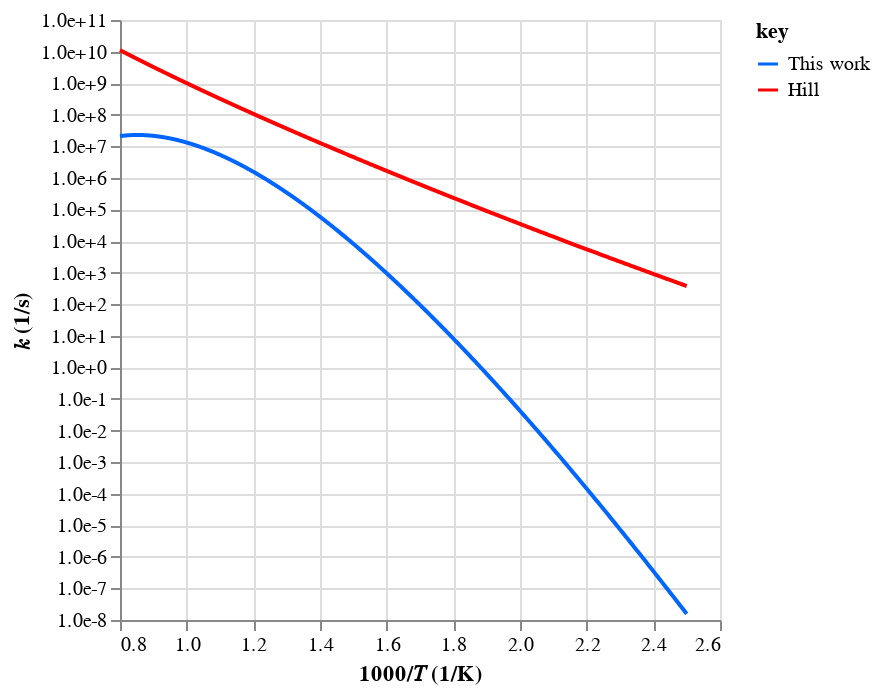
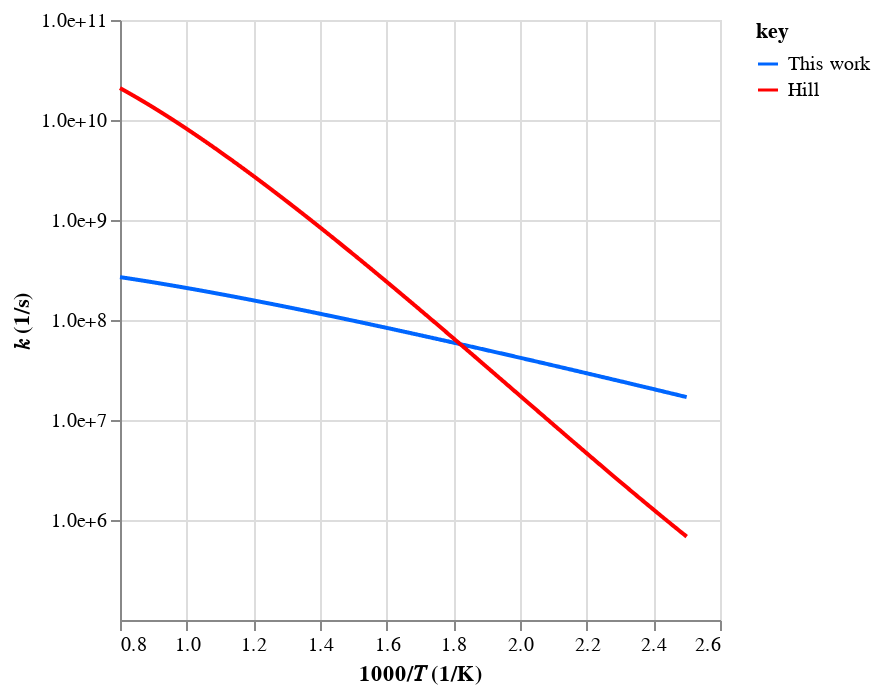
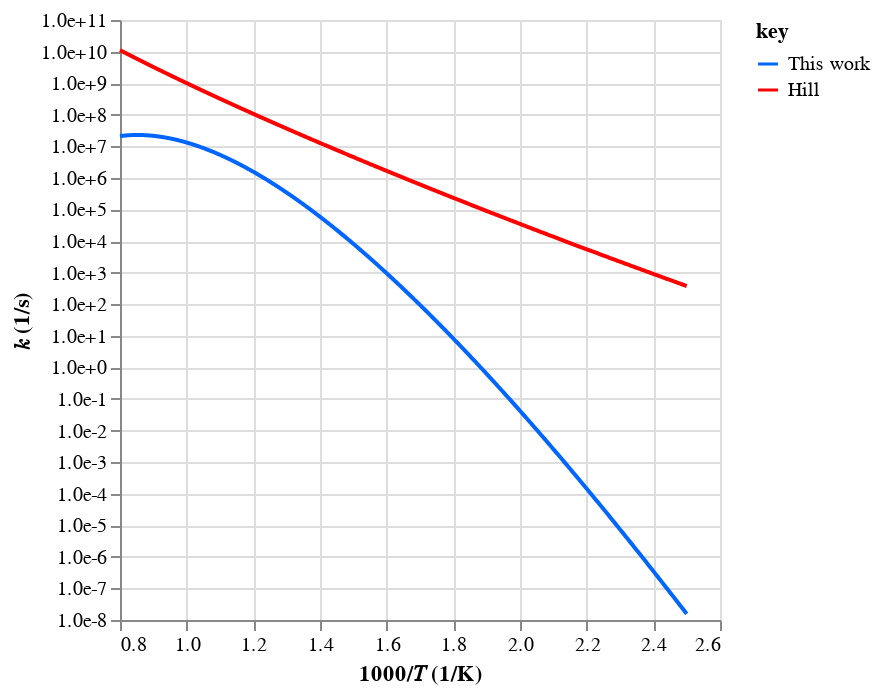
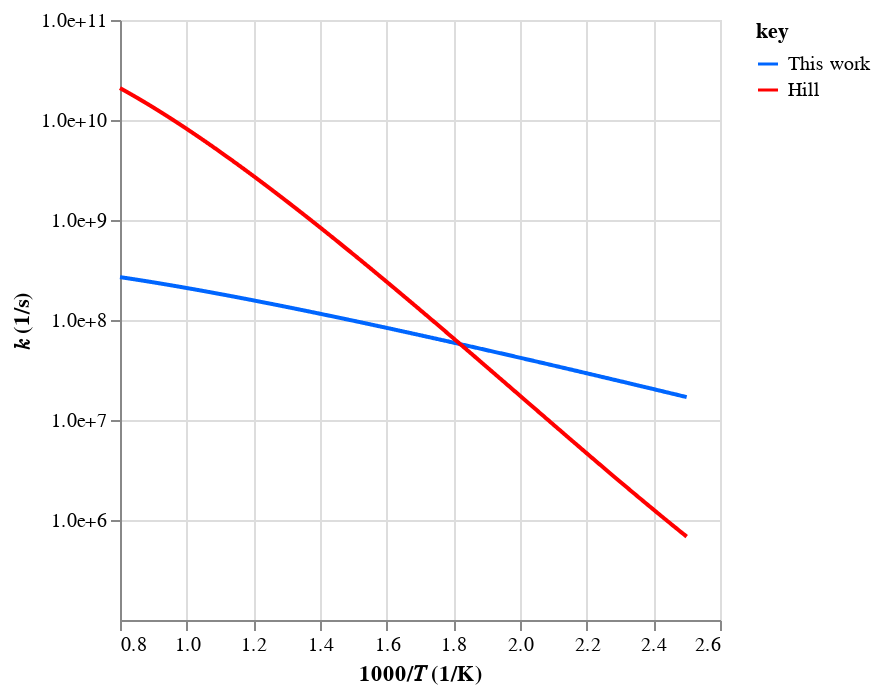

Notebook code cell kept with these figures, in order:
### Code cell
# Check rates
workflow.plot_rates(tag=tag, root_path=root_path)

### Figure 1 — Vega-Lite specification as saved in the notebook (floating-point values rounded to 4 significant figures; data arrays with more than 128 entries replaced by an {"elided": "..."} marker saying what was removed)
{"config": {"view": {"continuousWidth": 300, "continuousHeight": 300}}, "data": {"name": "data-4554d32756d4f77c0a24c8d13494f2f8"}, "mark": {"type": "line"}, "encoding": {"color": {"field": "key", "scale": {"domain": ["This work", "Hill"], "range": ["#0066ff", "#ff0000"]}, "type": "nominal"}, "x": {"field": "x", "scale": {"zero": false}, "title": "1000/𝑇 (1/K)", "type": "quantitative"}, "y": {"axis": {"format": ".1e", "values": [1e-08, 1e-07, 1e-06, 1e-05, 0.0001, 0.001, 0.01, 0.1, 1, 10, 100, 1000, 10000, 100000, 1000000, 10000000, 100000000, 1000000000, 10000000000, 100000000000]}, "field": "value", "scale": {"type": "log"}, "title": "𝑘 (1/s)", "type": "quantitative"}}, "transform": [{"fold": ["This work", "Hill"]}], "$schema": "https://vega.github.io/schema/vega-lite/v5.20.1.json", "datasets": {"data-4554d32756d4f77c0a24c8d13494f2f8": {"elided": "1000 records"}}}

### Figure 2 — Vega-Lite specification as saved in the notebook (floating-point values rounded to 4 significant figures; data arrays with more than 128 entries replaced by an {"elided": "..."} marker saying what was removed)
{"config": {"view": {"continuousWidth": 300, "continuousHeight": 300}}, "data": {"name": "data-e6c1bb0e7b6d40bbb3d680ebb485e889"}, "mark": {"type": "line"}, "encoding": {"color": {"field": "key", "scale": {"domain": ["This work", "Hill"], "range": ["#0066ff", "#ff0000"]}, "type": "nominal"}, "x": {"field": "x", "scale": {"zero": false}, "title": "1000/𝑇 (1/K)", "type": "quantitative"}, "y": {"axis": {"format": ".1e", "values": [1000000, 10000000, 100000000, 1000000000, 10000000000, 100000000000]}, "field": "value", "scale": {"type": "log"}, "title": "𝑘 (1/s)", "type": "quantitative"}}, "transform": [{"fold": ["This work", "Hill"]}], "$schema": "https://vega.github.io/schema/vega-lite/v5.20.1.json", "datasets": {"data-e6c1bb0e7b6d40bbb3d680ebb485e889": {"elided": "1000 records"}}}

### Figure 3 — Vega-Lite specification as saved in the notebook (floating-point values rounded to 4 significant figures; data arrays with more than 128 entries replaced by an {"elided": "..."} marker saying what was removed)
{"config": {"view": {"continuousWidth": 300, "continuousHeight": 300}}, "data": {"name": "data-4554d32756d4f77c0a24c8d13494f2f8"}, "mark": {"type": "line"}, "encoding": {"color": {"field": "key", "scale": {"domain": ["This work", "Hill"], "range": ["#0066ff", "#ff0000"]}, "type": "nominal"}, "x": {"field": "x", "scale": {"zero": false}, "title": "1000/𝑇 (1/K)", "type": "quantitative"}, "y": {"axis": {"format": ".1e", "values": [1e-08, 1e-07, 1e-06, 1e-05, 0.0001, 0.001, 0.01, 0.1, 1, 10, 100, 1000, 10000, 100000, 1000000, 10000000, 100000000, 1000000000, 10000000000, 100000000000]}, "field": "value", "scale": {"type": "log"}, "title": "𝑘 (1/s)", "type": "quantitative"}}, "transform": [{"fold": ["This work", "Hill"]}], "$schema": "https://vega.github.io/schema/vega-lite/v5.20.1.json", "datasets": {"data-4554d32756d4f77c0a24c8d13494f2f8": {"elided": "1000 records"}}}

### Figure 4 — Vega-Lite specification as saved in the notebook (floating-point values rounded to 4 significant figures; data arrays with more than 128 entries replaced by an {"elided": "..."} marker saying what was removed)
{"config": {"view": {"continuousWidth": 300, "continuousHeight": 300}}, "data": {"name": "data-e6c1bb0e7b6d40bbb3d680ebb485e889"}, "mark": {"type": "line"}, "encoding": {"color": {"field": "key", "scale": {"domain": ["This work", "Hill"], "range": ["#0066ff", "#ff0000"]}, "type": "nominal"}, "x": {"field": "x", "scale": {"zero": false}, "title": "1000/𝑇 (1/K)", "type": "quantitative"}, "y": {"axis": {"format": ".1e", "values": [1000000, 10000000, 100000000, 1000000000, 10000000000, 100000000000]}, "field": "value", "scale": {"type": "log"}, "title": "𝑘 (1/s)", "type": "quantitative"}}, "transform": [{"fold": ["This work", "Hill"]}], "$schema": "https://vega.github.io/schema/vega-lite/v5.20.1.json", "datasets": {"data-e6c1bb0e7b6d40bbb3d680ebb485e889": {"elided": "1000 records"}}}
